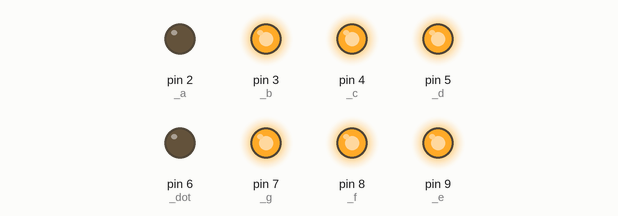
A sketch run on a simulated Arduino Uno, built with avr-gcc and run on an emulated ATmega328P. Parts: output pins drawn as LEDs (lit = HIGH).

Above: at 0.4 s.
At 2.0 s:
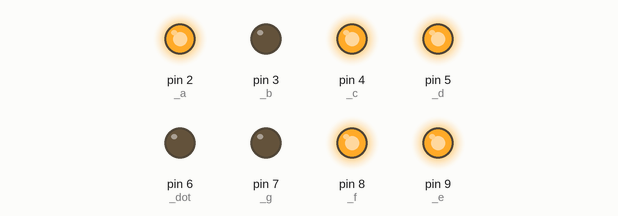
At 4.4 s:
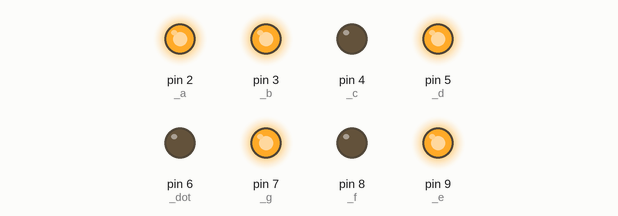
At 8.4 s:
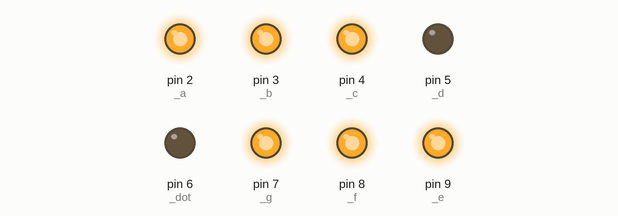
At 12.4 s:
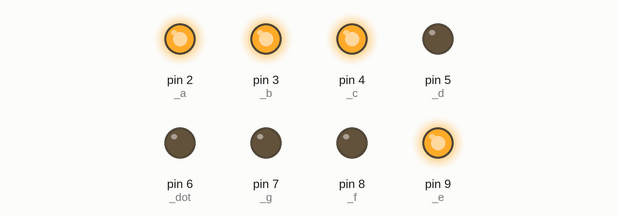
At 17.2 s:
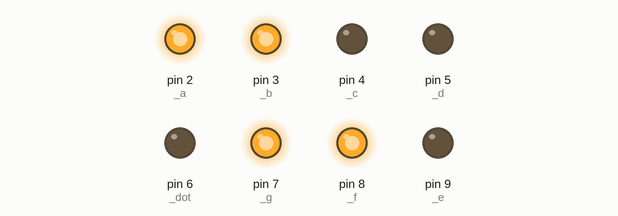
Timing chart, 0 to 17.7 s (numbered marks = the images above):
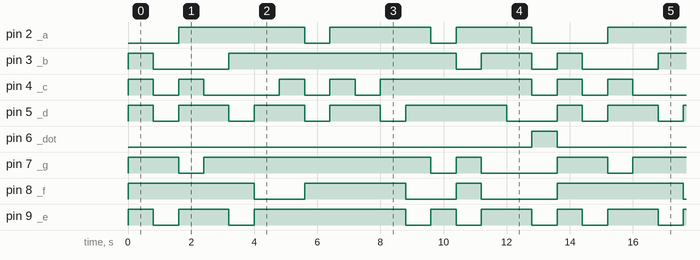

The sketch:

7segment_exercise1.ino
```cpp
const int _a=2;
const int _b=3;
const int _c=4;
const int _d=5;
const int _e=9;
const int _f=8;
const int _g=7;
const int _dot=6;
void display_number(int n)
{
    switch(n)
    {
    case 0:
        digitalWrite(_e,HIGH);
        digitalWrite(_b,HIGH);
        digitalWrite(_c,HIGH);
        digitalWrite(_d,HIGH);
        digitalWrite(_g,HIGH);
        digitalWrite(_f,HIGH);
        digitalWrite(_a,LOW);
        digitalWrite(_dot,LOW);
        break;
    case 1:
        digitalWrite(_e,LOW);
        digitalWrite(_b,LOW);
        digitalWrite(_c,LOW);
        digitalWrite(_d,LOW);
        digitalWrite(_g,HIGH);
        digitalWrite(_f,HIGH);
        digitalWrite(_a,LOW);
        digitalWrite(_dot,LOW);
        break;
    case 2:
        digitalWrite(_e,HIGH);
        digitalWrite(_b,LOW);
        digitalWrite(_c,HIGH);
        digitalWrite(_d,HIGH);
        digitalWrite(_g,LOW);
        digitalWrite(_f,HIGH);
        digitalWrite(_a,HIGH);
        digitalWrite(_dot,LOW);
        break;
        case 3:
        digitalWrite(_e,HIGH);
        digitalWrite(_b,LOW);
        digitalWrite(_c,LOW);
        digitalWrite(_d,HIGH);
        digitalWrite(_g,HIGH);
        digitalWrite(_f,HIGH);
        digitalWrite(_a,HIGH);
        digitalWrite(_dot,LOW);
        break;
    case 4:
        digitalWrite(_e,LOW);
        digitalWrite(_b,HIGH);
        digitalWrite(_c,LOW);
        digitalWrite(_d,LOW);
        digitalWrite(_g,HIGH);
        digitalWrite(_f,HIGH);
        digitalWrite(_a,HIGH);
        digitalWrite(_dot,LOW);
    break;
    case 5:
        digitalWrite(_e,HIGH);
        digitalWrite(_b,HIGH);
        digitalWrite(_c,LOW);
        digitalWrite(_d,HIGH);
        digitalWrite(_g,HIGH);
        digitalWrite(_f,LOW);
        digitalWrite(_a,HIGH);
        digitalWrite(_dot,LOW);
        break;
    case 6:
        digitalWrite(_e,HIGH);
        digitalWrite(_b,HIGH);
        digitalWrite(_c,HIGH);
        digitalWrite(_d,HIGH);
        digitalWrite(_g,HIGH);
        digitalWrite(_f,LOW);
        digitalWrite(_a,HIGH);
        digitalWrite(_dot,LOW);
        break;
            case 7:
        digitalWrite(_e,HIGH);
        digitalWrite(_b,HIGH);
        digitalWrite(_c,LOW);
        digitalWrite(_d,LOW);
        digitalWrite(_g,HIGH);
        digitalWrite(_f,HIGH);
        digitalWrite(_a,LOW);
        digitalWrite(_dot,LOW);
        break;
    case 8:
        digitalWrite(_e,HIGH);
        digitalWrite(_b,HIGH);
        digitalWrite(_c,HIGH);
        digitalWrite(_d,HIGH);
        digitalWrite(_g,HIGH);
        digitalWrite(_f,HIGH);
        digitalWrite(_a,HIGH);
        digitalWrite(_dot,LOW);
        break;
        case 9:
        digitalWrite(_e,HIGH);
        digitalWrite(_b,HIGH);
        digitalWrite(_c,LOW);
        digitalWrite(_d,HIGH);
        digitalWrite(_g,HIGH);
        digitalWrite(_f,HIGH);
        digitalWrite(_a,HIGH);
        digitalWrite(_dot,LOW);
        break;
    case 10:
        digitalWrite(_e,HIGH);
        digitalWrite(_b,HIGH);
        digitalWrite(_c,HIGH);
        digitalWrite(_d,LOW);
        digitalWrite(_g,HIGH);
        digitalWrite(_f,HIGH);
        digitalWrite(_a,HIGH);
        digitalWrite(_dot,LOW);
        break;
    case 11:
        digitalWrite(_e,LOW);
        digitalWrite(_b,HIGH);
        digitalWrite(_c,HIGH);
        digitalWrite(_d,HIGH);
        digitalWrite(_g,HIGH);
        digitalWrite(_f,LOW);
        digitalWrite(_a,HIGH);
        digitalWrite(_dot,LOW);
        break;
    case 12:
        digitalWrite(_e,HIGH);
        digitalWrite(_b,HIGH);
        digitalWrite(_c,HIGH);
        digitalWrite(_d,HIGH);
        digitalWrite(_g,LOW);
        digitalWrite(_f,LOW);
        digitalWrite(_a,LOW);
        digitalWrite(_dot,LOW);
        break;
    case 13:
        digitalWrite(_e,LOW);
        digitalWrite(_b,LOW);
        digitalWrite(_c,HIGH);
        digitalWrite(_d,HIGH);
        digitalWrite(_g,HIGH);
        digitalWrite(_f,HIGH);
        digitalWrite(_a,HIGH);
        digitalWrite(_dot,LOW);
        break;
    case 14:
        digitalWrite(_e,HIGH);
        digitalWrite(_b,HIGH);
        digitalWrite(_c,HIGH);
        digitalWrite(_d,HIGH);
        digitalWrite(_g,LOW);
        digitalWrite(_f,LOW);
        digitalWrite(_a,HIGH);
        digitalWrite(_dot,LOW);
        break;
    case 15:
        digitalWrite(_e,HIGH);
        digitalWrite(_b,HIGH);
        digitalWrite(_c,HIGH);
        digitalWrite(_d,LOW);
        digitalWrite(_g,LOW);
        digitalWrite(_f,LOW);
        digitalWrite(_a,HIGH);
        digitalWrite(_dot,LOW);
        break;
    case 16:
        digitalWrite(_e,LOW);
        digitalWrite(_b,LOW);
        digitalWrite(_c,LOW);
        digitalWrite(_d,LOW);
        digitalWrite(_g,LOW);
        digitalWrite(_f,LOW);
        digitalWrite(_a,LOW);
        digitalWrite(_dot,HIGH);
        break;
    }
}

void setup() {
    pinMode(_a, OUTPUT);
    pinMode(_b, OUTPUT);
    pinMode(_c, OUTPUT);
    pinMode(_d, OUTPUT);
    pinMode(_e, OUTPUT);
    pinMode(_f, OUTPUT);
    pinMode(_g, OUTPUT);
    pinMode(_dot, OUTPUT);
  // put your setup code here, to run once:
}
void loop() {
  int i;

    for(i=0;i<17;i++)
    {
        display_number(i);
        delay(800);
    }
  // put your main code here, to run repeatedly:

}
```

Measured:
- by itself, pin 2 (_a): repeats every 13.6 s: LOW 0.80 s, HIGH 3.2 s, LOW 0.80 s, HIGH 2.4 s, LOW 2.4 s, HIGH 4.0 s
- by itself, pin 3 (_b): repeats every 13.6 s: LOW 2.4 s, HIGH 7.2 s, LOW 0.80 s, HIGH 1.6 s, LOW 0.80 s, HIGH 0.80 s
- by itself, pin 4 (_c): repeats every 13.6 s: LOW 0.80 s, HIGH 0.80 s, LOW 2.4 s, 2 × (HIGH 0.80 s, LOW 0.80 s), HIGH 4.8 s, LOW 0.80 s, HIGH 0.80 s
- by itself, pin 5 (_d): repeats every 13.6 s: 3 × (LOW 0.80 s, HIGH 1.6 s), LOW 0.80 s, HIGH 3.2 s, LOW 1.6 s, HIGH 0.80 s
- by itself, pin 6 (_dot): alternates HIGH for 0.80 s and LOW for 12.8 s
- by itself, pin 7 (_g): repeats every 13.6 s: LOW 0.80 s, HIGH 7.2 s, LOW 0.80 s, HIGH 0.80 s, LOW 2.4 s, HIGH 1.6 s
- by itself, pin 8 (_f): repeats every 13.6 s: LOW 1.6 s, HIGH 3.2 s, LOW 1.6 s, HIGH 0.80 s, LOW 2.4 s, HIGH 4.0 s
- by itself, pin 9 (_e): repeats every 13.6 s: LOW 0.80 s, HIGH 1.6 s, LOW 0.80 s, HIGH 4.8 s, LOW 0.80 s, HIGH 0.80 s, LOW 0.80 s, HIGH 1.6 s, LOW 0.80 s, HIGH 0.80 s
